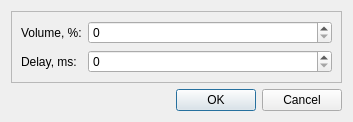
<?xml version="1.0" encoding="UTF-8"?>
<ui version="4.0">
 <class>SettingsDialog</class>
 <widget class="QDialog" name="SettingsDialog">
  <property name="geometry">
   <rect>
    <x>0</x>
    <y>0</y>
    <width>353</width>
    <height>118</height>
   </rect>
  </property>
  <property name="windowTitle">
   <string>Dialog</string>
  </property>
  <layout class="QVBoxLayout" name="verticalLayout">
   <item>
    <widget class="QFrame" name="frame">
     <property name="frameShape">
      <enum>QFrame::StyledPanel</enum>
     </property>
     <property name="frameShadow">
      <enum>QFrame::Raised</enum>
     </property>
     <layout class="QGridLayout" name="gridLayout" columnstretch="0,1">
      <item row="0" column="0">
       <widget class="QLabel" name="volumeLabel">
        <property name="text">
         <string>Volume, %:</string>
        </property>
       </widget>
      </item>
      <item row="1" column="0">
       <widget class="QLabel" name="delayLabel">
        <property name="text">
         <string>Delay, ms:</string>
        </property>
       </widget>
      </item>
      <item row="1" column="1">
       <widget class="QSpinBox" name="delaySpinBox">
        <property name="sizePolicy">
         <sizepolicy hsizetype="Preferred" vsizetype="Fixed">
          <horstretch>0</horstretch>
          <verstretch>0</verstretch>
         </sizepolicy>
        </property>
        <property name="minimumSize">
         <size>
          <width>180</width>
          <height>0</height>
         </size>
        </property>
        <property name="maximum">
         <number>10000</number>
        </property>
        <property name="singleStep">
         <number>100</number>
        </property>
       </widget>
      </item>
      <item row="0" column="1">
       <widget class="QSpinBox" name="volumeSpinBox">
        <property name="maximum">
         <number>100</number>
        </property>
        <property name="singleStep">
         <number>5</number>
        </property>
       </widget>
      </item>
     </layout>
    </widget>
   </item>
   <item>
    <widget class="QDialogButtonBox" name="buttonBox">
     <property name="orientation">
      <enum>Qt::Horizontal</enum>
     </property>
     <property name="standardButtons">
      <set>QDialogButtonBox::Cancel|QDialogButtonBox::Ok</set>
     </property>
    </widget>
   </item>
  </layout>
 </widget>
 <resources/>
 <connections>
  <connection>
   <sender>buttonBox</sender>
   <signal>accepted()</signal>
   <receiver>SettingsDialog</receiver>
   <slot>accept()</slot>
   <hints>
    <hint type="sourcelabel">
     <x>248</x>
     <y>254</y>
    </hint>
    <hint type="destinationlabel">
     <x>157</x>
     <y>274</y>
    </hint>
   </hints>
  </connection>
  <connection>
   <sender>buttonBox</sender>
   <signal>rejected()</signal>
   <receiver>SettingsDialog</receiver>
   <slot>reject()</slot>
   <hints>
    <hint type="sourcelabel">
     <x>316</x>
     <y>260</y>
    </hint>
    <hint type="destinationlabel">
     <x>286</x>
     <y>274</y>
    </hint>
   </hints>
  </connection>
 </connections>
</ui>
